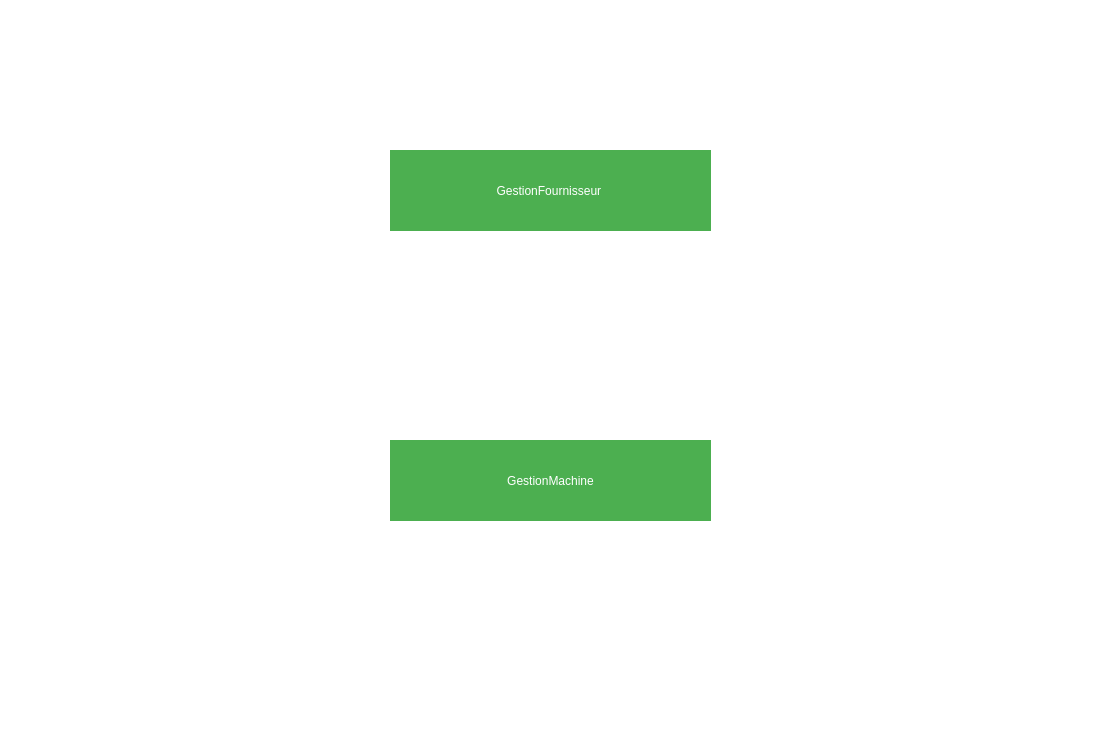
<?xml version="1.0" encoding="UTF-8"?>
<ui version="4.0">
 <class>Dialog</class>
 <widget class="QDialog" name="Dialog">
  <property name="geometry">
   <rect>
    <x>0</x>
    <y>0</y>
    <width>1115</width>
    <height>729</height>
   </rect>
  </property>
  <property name="windowTitle">
   <string>Dialog</string>
  </property>
  <property name="styleSheet">
   <string notr="true">/* Set background color for the entire page */
QWidget {
    background-color: #ffffff; /* White background */
}

/* Style for the QLabel elements */
QLabel {
    color: #000000; /* Black text */
}

/* Style for the QLineEdit elements */
QLineEdit {
    background-color: #f0f0f0; /* Light gray background */
    border: 1px solid #000000; /* Black border */
    padding: 5px; /* Add some padding */
    color: #000000; /* Black text */
}

/* Style for the QComboBox elements */
QComboBox {
    background-color: #f0f0f0; /* Light gray background */
    border: 1px solid #000000; /* Black border */
    color: #000000; /* Black text */
}

/* Style for the QPushButton elements */
QPushButton {
    background-color: #4CAF50; /* Green background */
    color: #ffffff; /* White text */
    border: 1px solid #4CAF50; /* Green border */
    padding: 5px 10px; /* Add padding */
}

/* Style for the QPushButton when hovered */
QPushButton:hover {
    background-color: #45a049; /* Darker green on hover */
    border: 1px solid #45a049; /* Darker green border on hover */
}

/* Style for the QPushButton when pressed */
QPushButton:pressed {
    background-color: #3d8b40; /* Even darker green on press */
    border: 1px solid #3d8b40; /* Even darker green border on press */
}
</string>
  </property>
  <widget class="QPushButton" name="pb_GestionMachine">
   <property name="geometry">
    <rect>
     <x>390</x>
     <y>440</y>
     <width>321</width>
     <height>81</height>
    </rect>
   </property>
   <property name="text">
    <string>GestionMachine</string>
   </property>
  </widget>
  <widget class="QPushButton" name="pb_GestionFournisseur">
   <property name="geometry">
    <rect>
     <x>390</x>
     <y>150</y>
     <width>321</width>
     <height>81</height>
    </rect>
   </property>
   <property name="text">
    <string>GestionFournisseur </string>
   </property>
  </widget>
 </widget>
 <resources/>
 <connections/>
</ui>
